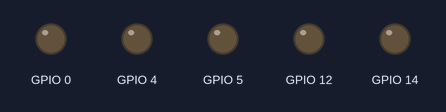
This sketch was run on a simulated ESP8266 (NodeMCU). Parts: output pins drawn as LEDs (lit = HIGH). WiFi joins after 1.5 s; servers stay silent unless stated; what the sketch prints to the serial monitor is not drawn.

Above: at 0.1 s.
At 1.9 s:
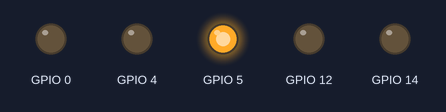
Timing chart, 0 to 3.4 s (numbered marks = the images above):
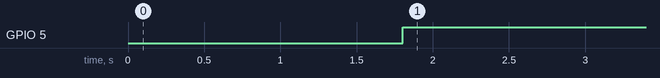

The sketch:

Two_way_System.ino
```cpp
#define BLYNK_PRINT Serial

#include <ESP8266WiFi.h>
#include <BlynkSimpleEsp8266.h>

// You should get Auth Token in the Blynk App.
// Go to the Project Settings (nut icon).
char auth[] = "";

// Your WiFi credentials.
// Set password to "" for open networks.
char ssid[] = "";
char pass[] =  "";

void setup()
{
  // Debug console
  Serial.begin(115200);
    pinMode(5, OUTPUT);
    pinMode(4, OUTPUT);
    pinMode(0, OUTPUT);
    pinMode(14, OUTPUT);
    pinMode(12, OUTPUT);

  Blynk.begin(auth, ssid, pass);
  // You can also specify server:
  //Blynk.begin(auth, ssid, pass, "blynk-cloud.com", 80);
  //Blynk.begin(auth, ssid, pass, IPAddress(192,168,1,100), 8080);
}
boolean status = false;
void loop()
{

  if (WiFi.status() != WL_CONNECTED) {
    digitalWrite(5, LOW);
    digitalWrite(4, LOW);
    digitalWrite(0, LOW);
    digitalWrite(14, LOW);
    digitalWrite(12, LOW);
    status = false;
    delay(500);
    Serial.print(".");

  }else{
    digitalWrite(5, HIGH);
    status = true;

   }

   if (status){
      Blynk.run();
   }

   Serial.print("Ok conected");
  // You can inject your own code or combine it with other sketches.
  // Check other examples on how to communicate with Blynk. Remember
  // to avoid delay() function!
}
```

Measured:
- by itself, GPIO 5: LOW → HIGH at 1.8 s
